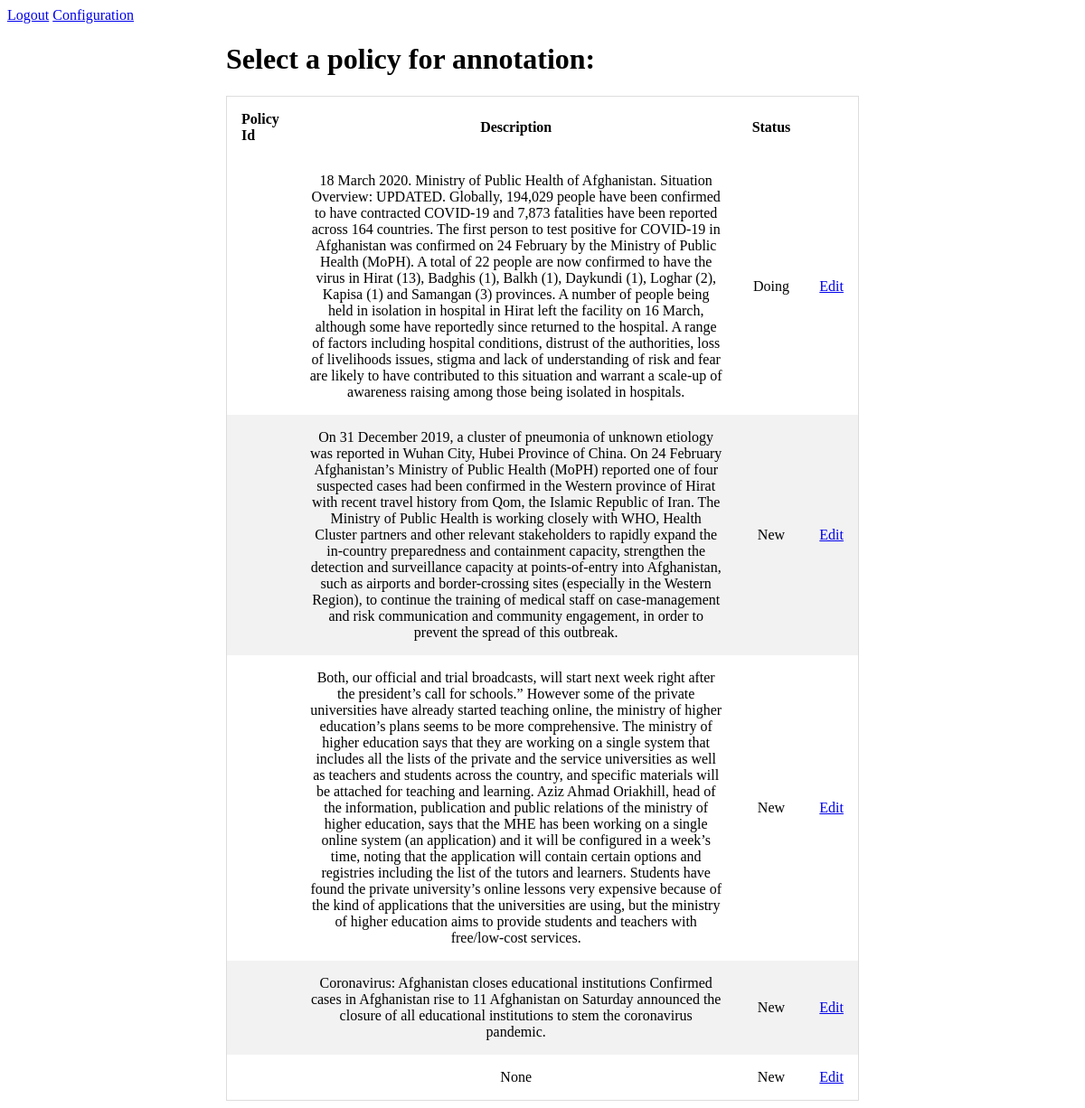
Page /configuration/done (signed in) on the earlier database version.
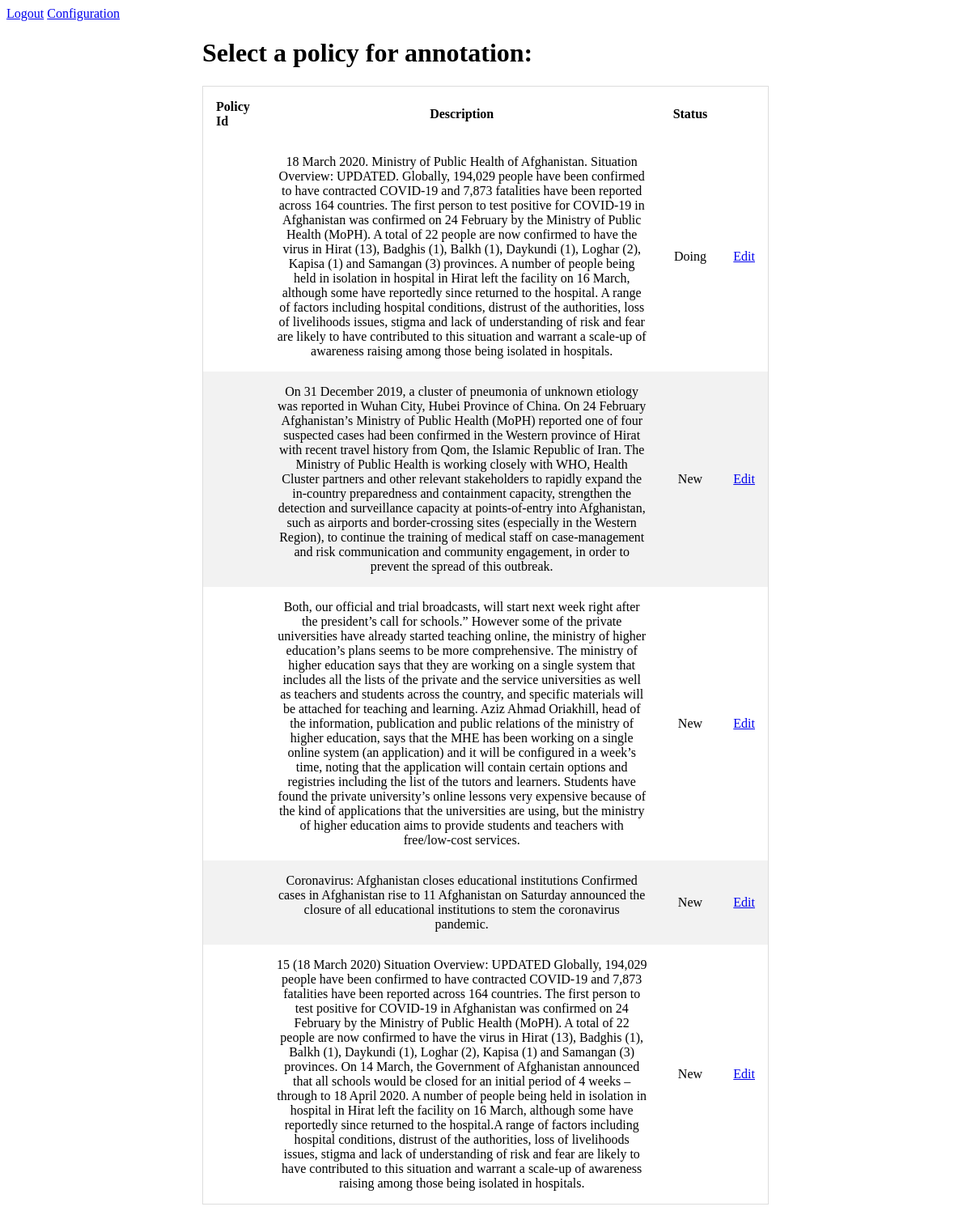
Same page on the later database version.
### module1/models.py (models this page shows)
class CoronaNet(db.Model):
    __tablename__ = 'corona_net'
    record_id = db.Column(db.Text, primary_key=True)
    policy_id = db.Column(db.Text, nullable=False)
    entry_type = db.Column(db.Text, nullable=False)
    correct_type = db.Column(db.Text, nullable=False)
    update_type = db.Column(db.Text, nullable=False)
    update_level = db.Column(db.Text, nullable=False)
    description = db.Column(db.Text, nullable=False)
    date_announced = db.Column(db.Text, nullable=False)
    date_start = db.Column(db.Text, nullable=False)
    date_end = db.Column(db.Text, nullable=False)
    country = db.Column(db.Text, nullable=False)
    ISO_A3 = db.Column(db.Text, nullable=False)
    ISO_A2 = db.Column(db.Text, nullable=False)
    init_country_level = db.Column(db.Text, nullable=False)
    domestic_policy = db.Column(db.Text, nullable=False)
    province = db.Column(db.Text, nullable=False)
    ISO_L2 = db.Column(db.Text, nullable=False)
    city = db.Column(db.Text, nullable=False)
    type = db.Column(db.Text, nullable=False)
    type_sub_cat = db.Column(db.Text, nullable=False)
    type_text = db.Column(db.Text, nullable=False)
    institution_status = db.Column(db.Text, nullable=False)
    target_country = db.Column(db.Text, nullable=False)
    target_geog_level = db.Column(db.Text, nullable=False)
    target_region = db.Column(db.Text, nullable=False)
    target_province = db.Column(db.Text, nullable=False)
    target_city = db.Column(db.Text, nullable=False)
    target_other = db.Column(db.Text, nullable=False)
    target_who_what = db.Column(db.Text, nullable=False)
    target_direction = db.Column(db.Text, nullable=False)
    travel_mechanism = db.Column(db.Text, nullable=False)
    compliance = db.Column(db.Text, nullable=False)
    enforcer = db.Column(db.Text, nullable=False)
    dist_index_high_est = db.Column(db.Text, nullable=False)
    dist_index_med_est = db.Column(db.Text, nullable=False)
    dist_index_low_est = db.Column(db.Text, nullable=False)
    dist_index_country_rank = db.Column(db.Text, nullable=False)
    link = db.Column(db.Text, nullable=False)
    date_updated = db.Column(db.Text, nullable=False)
    recorded_date = db.Column(db.Text, nullable=False)
    original_text = db.Column(db.Text, nullable=False)
    status = db.Column(db.Integer, nullable=False)
    highlighted_text = []
    def get_status(self):
        if self.status == 1:
            return 'New'
        elif self.status == 2:
            return 'Doing'
        else:
            return 'Done'

### module1/configuration.py (the view)
@bp_configuration.route('/configuration/done', methods=['GET', 'POST'])
@login_required
def done():
    page = request.args.get('page', 1, type=int)
    policy_list = CoronaNet.query.paginate(page=page, per_page=10)
    return render_template('policy_list.html', policy_list=policy_list)

### module1/templates/policy_list.html (shortened to what this page needs)
<!DOCTYPE html>
<html>
<head>
    <link rel="stylesheet" href="../../static/css/policylist.css">
</head>
<body>
<a href="{{ url_for('auth.logout') }}">Logout</a>
<a href="{{ url_for('configuration.show') }}">Configuration</a>
<div class="policyListMain">
    <div>
        <h1>Select a policy for annotation:</h1>
        <table class="table table-hover" style="width: 700px;">
            <thead class="thead-dark">
            <tr>
                <th scope="col">Policy Id</th>
                <th scope="col">Description</th>
                <th scope="col">Status</th>
            </tr>
            </thead>
            <tbody>
            {% for policy in policy_list.items %}
                <tr>
                    <td>{{ policy.policyId }}</td>
                    <td>{{ policy.description }}</td>
                    <td>{{ policy.get_status() }}</td>
                    <td>
                        <a
                                href="{{ url_for('summary.get_summary', policy_id=policy.policy_id) }}"
                                class="btn btn-outline-primary"
                                role="button"
                        >
                            Edit
                        </a>
                    </td>
                </tr>
            {% endfor %}
            </tbody>
        </table>
    </div>
</div>
</body>
</html>

### module1/static/css/policylist.css (style rules this page uses)
* { box-sizing: border-box; }
table { border-collapse: collapse; border-spacing: 0; width: 100%; border: 1px solid #ddd; }
th, td { text-align: left; padding: 16px; }
tr:nth-child(even) { background-color: #f2f2f2; }
th, td { text-align: center; padding: 16px; }
th:first-child, td:first-child { text-align: left; }
tr:nth-child(even) { background-color: #f2f2f2 }
.policyListMain { display: flex; justify-content: center; }

Differences in the rows shown:
changed CoronaNet: description "None" → "15 (18 March 2020) Situation Overview: UPDATED Globally, 194,029 people have been confirmed to have contracted COVID-19 and 7,873 fatalities have been reported across 164 countries. The first person to test positive for COVID-19 in Afghanistan was confirmed on 24 February by the Ministry of Public Health (MoPH). A total of 22 people are now confirmed to have the virus in Hirat (13), Badghis (1), Balkh (1), Daykundi (1), Loghar (2), Kapisa (1) and Samangan (3) provinces. On 14 March, the Government of Afghanistan announced that all schools would be closed for an initial period of 4 weeks – through to 18 April 2020. A number of people being held in isolation in hospital in Hirat left the…"
